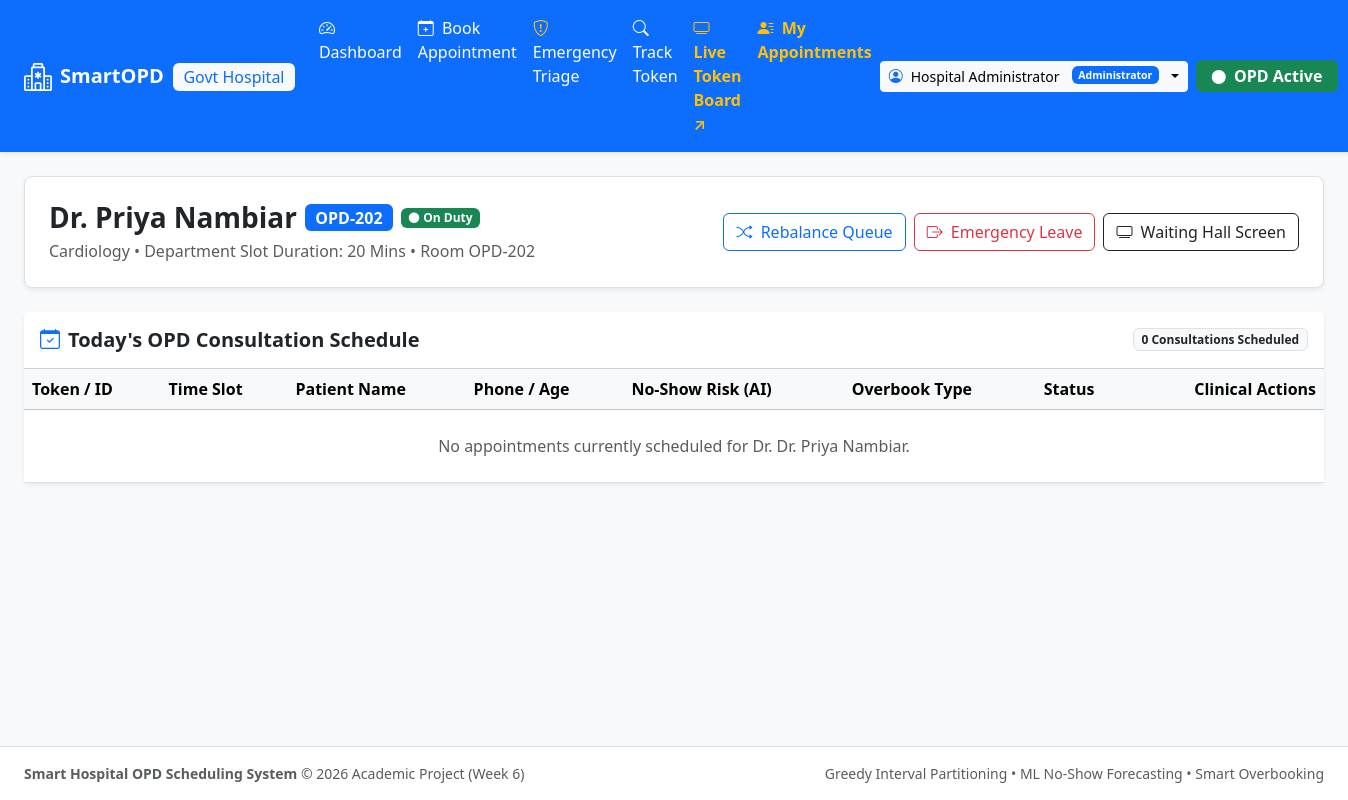
Page /doctor/4 (signed in) on the committed database.
### src/models.py (models this page shows, shortened)
class Doctor(Base):
    __tablename__ = "doctors"
    doctor_id = Column(Integer, primary_key=True, autoincrement=True)
    name = Column(String(120), nullable=False)
    specialization = Column(String(100), nullable=False, index=True)
    room_number = Column(String(20), nullable=False)
    max_daily_capacity = Column(Integer, default=30, nullable=False)
    is_available = Column(Boolean, default=True, nullable=False)
    dept_id = Column(Integer, ForeignKey("departments.dept_id"), nullable=False)
    department = relationship("Department", back_populates="doctors")
    slots = relationship("TimeSlot", back_populates="doctor", cascade="all, delete-orphan")
    appointments = relationship("Appointment", back_populates="doctor")
    triages = relationship("EmergencyTriage", back_populates="doctor")

class Department(Base):
    __tablename__ = "departments"
    dept_id = Column(Integer, primary_key=True, autoincrement=True)
    dept_name = Column(String(100), unique=True, nullable=False, index=True)
    default_slot_duration_mins = Column(Integer, default=15, nullable=False)
    floor_number = Column(Integer, default=1, nullable=False)
    doctors = relationship("Doctor", back_populates="department", cascade="all, delete-orphan")

### app.py (the view)
    @app.route("/doctor/<int:doctor_id>")
    def doctor_dashboard(doctor_id):
        user = session.get("user")
        patient = session.get("patient")
        if patient and not user:
            return render_template("404.html", message="Access Denied: Only clinical doctors and administrators can access consultation rooms."), 403
        if not user:
            return redirect(url_for("login", next=request.path))
        if user.get("role") not in ["Doctor", "Administrator"]:
            return render_template("404.html", message="Access Denied: Only clinical doctors and administrators can access consultation rooms."), 403
        if user.get("role") == "Doctor" and user.get("doctor_id") != doctor_id:
            return redirect(url_for("doctor_dashboard", doctor_id=user.get("doctor_id")))
        service = get_service()
        doctor = service.get_doctor_by_id(doctor_id)
        if not doctor:
            return render_template("404.html", message=f"Doctor with ID #{doctor_id} not found."), 404
        appointments = service.session.query(Appointment).filter(
            Appointment.doctor_id == doctor_id
        ).order_by(Appointment.slot_id).all()
        return render_template("doctor_dashboard.html", doctor=doctor, appointments=appointments)

### src/db.py (called while the page is built)
def get_session():
    return ScopedSession()

### src/services.py (called while the page is built, shortened)
    def seed_initial_data_if_empty(self):
        if self.session.query(Department).count() > 0:
            return

    def get_doctor_by_id(self, doctor_id: int) -> Optional[Doctor]:
        return self.session.query(Doctor).filter(Doctor.doctor_id == doctor_id).first()

### templates/doctor_dashboard.html (shortened to what this page needs)
{% extends "base.html" %}
{% block content %}
<div class="row mb-4">
    <div class="col-12">
        <div class="p-4 bg-white rounded-3 shadow-sm border d-flex justify-content-between align-items-center flex-wrap gap-3">
            <div>
                <div class="d-flex align-items-center gap-2 mb-1">
                    <h3 class="fw-bold mb-0 text-dark">{{ doctor.name }}</h3>
                    <span class="badge bg-primary fs-6">{{ doctor.room_number }}</span>
                    {% if doctor.is_available %}
                    <span class="badge bg-success"><i class="bi bi-circle-fill small me-1"></i>On Duty</span>
                    {% else %}
                    <span class="badge bg-danger">On Emergency Leave</span>
                    {% endif %}
                </div>
                <p class="text-muted mb-0">{{ doctor.specialization }} &bull; Department Slot Duration: {{ doctor.department.default_slot_duration_mins }} Mins &bull; Room {{ doctor.room_number }}</p>
            </div>
            <div class="d-flex gap-2 flex-wrap">
                <button class="btn btn-outline-primary" onclick="rebalanceQueue({{ doctor.dept_id }})">
                    <i class="bi bi-shuffle me-1"></i> Rebalance Queue
                </button>
                {% if doctor.is_available %}
                <button class="btn btn-outline-danger" onclick="triggerDoctorLeave({{ doctor.doctor_id }})">
                    <i class="bi bi-box-arrow-right me-1"></i> Emergency Leave
                </button>
                {% else %}
                <button class="btn btn-success fw-bold" onclick="markDoctorAvailable({{ doctor.doctor_id }})">
                    <i class="bi bi-check-circle-fill me-1"></i> Resume Duty (Mark Available)
                </button>
                {% endif %}
                <a href="{{ url_for('token_display') }}" target="_blank" class="btn btn-outline-dark">
                    <i class="bi bi-tv me-1"></i> Waiting Hall Screen
                </a>
            </div>
        </div>
    </div>
</div>
{% set active_appt = None %}
{% for a in appointments %}
    {% if a.status.value == 'IN_CONSULTATION' %}
        {% set active_appt = a %}
    {% endif %}
{% endfor %}
<div class="row">
    <div class="col-12">
        <div class="card shadow-sm border-0">
            <div class="card-header bg-white py-3 d-flex justify-content-between align-items-center flex-wrap gap-2">
                <h5 class="fw-bold mb-0"><i class="bi bi-calendar-check text-primary me-2"></i>Today's OPD Consultation Schedule</h5>
                <span class="badge bg-light text-dark border">{{ appointments|length }} Consultations Scheduled</span>
            </div>
            <div class="table-responsive">
                <table class="table table-hover align-middle mb-0">
                    <thead class="table-light">
                        <tr>
                            <th>Token / ID</th>
                            <th>Time Slot</th>
                            <th>Patient Name</th>
                            <th>Phone / Age</th>
                            <th>No-Show Risk (AI)</th>
                            <th>Overbook Type</th>
                            <th>Status</th>
                            <th class="text-end">Clinical Actions</th>
                        </tr>
                    </thead>
                    <tbody>
                        {% if appointments %}
                            {% for appt in appointments %}
                            <tr id="row-appt-{{ appt.appointment_id }}">
                                <td class="fw-bold font-monospace text-primary">#{{ appt.appointment_id }}</td>
                                <td>
                                    <span class="badge bg-light text-dark border">
                                        {{ appt.slot.start_time.strftime('%H:%M') }} - {{ appt.slot.end_time.strftime('%H:%M') }}
                                    </span>
                                </td>
                                <td class="fw-bold">{{ appt.patient.name }}</td>
                                <td class="text-muted small">{{ appt.patient.phone }} ({{ appt.patient.age }}y, {{ appt.patient.gender }})</td>
                                <td>
                                    {% set risk = (appt.predicted_no_show_prob * 100)|round(1) %}
                                    <a href="javascript:void(0)" onclick="openXAIModal({{ appt.appointment_id }}, '{{ appt.patient.name }}')" class="text-decoration-none">
                                        {% if risk >= 50 %}
                                        <span class="badge bg-danger-subtle text-danger border border-danger">{{ risk }}% High <i class="bi bi-question-circle ms-1"></i></span>
                                        {% elif risk >= 25 %}
                                        <span class="badge bg-warning-subtle text-warning border border-warning">{{ risk }}% Med <i class="bi bi-question-circle ms-1"></i></span>
                                        {% else %}
                                        <span class="badge bg-success-subtle text-success border border-success">{{ risk }}% Low <i class="bi bi-question-circle ms-1"></i></span>
                                        {% endif %}
                                    </a>
                                </td>
                                <td>
                                    {% if appt.is_secondary_overbook %}
                                    <span class="badge bg-warning text-dark"><i class="bi bi-layers-half me-1"></i> Overbook +1</span>
                                    {% else %}
                                    <span class="badge bg-light text-muted border">Primary</span>
                                    {% endif %}
                                </td>
                                <td>
                                    {% if appt.status.value == 'COMPLETED' %}
                                    <span class="badge bg-success">COMPLETED</span>
                                    {% elif appt.status.value == 'IN_CONSULTATION' %}
                                    <span class="badge bg-primary">IN CONSULTATION</span>
                                    {% elif appt.status.value == 'CHECKED_IN' %}
                                    <span class="badge bg-info text-dark">WAITING</span>
                                    {% elif appt.status.value == 'CANCELLED' %}
                                    <span class="badge bg-danger">CANCELLED</span>
                                    {% elif appt.status.value == 'NO_SHOW' %}
                                    <span class="badge bg-secondary">NO-SHOW</span>
                                    {% else %}
                                    <span class="badge bg-secondary">{{ appt.status.value }}</span>
                                    {% endif %}
                                </td>
                                <td class="text-end">
                                    <div class="btn-group btn-group-sm">
                                        {% if appt.status.value in ['BOOKED', 'CONFIRMED'] %}
                                        <button class="btn btn-outline-info" onclick="updateApptStatus({{ appt.appointment_id }}, 'CHECKED_IN')" title="Mark Patient Arrived">Check In</button>
                                        <button class="btn btn-primary" onclick="updateApptStatus({{ appt.appointment_id }}, 'IN_CONSULTATION')" title="Call Patient to Room">Call Room</button>
                                        {% elif appt.status.value == 'CHECKED_IN' %}
                                        <button class="btn btn-primary" onclick="updateApptStatus({{ appt.appointment_id }}, 'IN_CONSULTATION')" title="Call Patient to Room">Call Room</button>
                                        {% endif %}
                                        <button class="btn btn-outline-success" onclick="openPrescriptionModal({{ appt.appointment_id }}, '{{ appt.patient.name }}')" title="Prescription & Done">Rx</button>
                                        <button class="btn btn-outline-secondary" onclick="updateApptStatus({{ appt.appointment_id }}, 'NO_SHOW')" title="Mark No Show">Absent</button>
                                        <a href="/api/fhir/Appointment/{{ appt.appointment_id }}" target="_blank" class="btn btn-outline-dark" title="FHIR v4 JSON"><i class="bi bi-file-code"></i></a>
                                    </div>
                                </td>
                            </tr>
                            {% endfor %}
                        {% else %}
                            <tr>
                                <td colspan="8" class="text-center py-4 text-muted">
                                    No appointments currently scheduled for Dr. {{ doctor.name }}.
                                </td>
                            </tr>
                        {% endif %}
                    </tbody>
                </table>
            </div>
        </div>
    </div>
</div>
{% endblock %}

### static/css/style.css (style rules this page uses)
:root { --primary-color: #0d6efd; --success-color: #198754; --warning-color: #ffc107; --danger-color: #dc3545; --info-color: #0dcaf0; --card-shadow: 0 0.125rem 0.25rem rgba(0, 0, 0, 0.075); }
body { background-color: #f8fafc; color: #1e293b; font-family: system-ui, -apple-system, "Segoe UI", Roboto, "Helvetica Neue", Arial, sans-serif; }

### rows in the picture
Doctor: name "Dr. Priya Nambiar", room_number "OPD-202", specialization "Cardiology"
Department: department.default_slot_duration_mins "20"

### other values in the picture
{{ session['user'].get('name', 'Staff') }} "Hospital Administrator"
{{ session['user'].get('role', 'Staff') }} "Administrator"
{{ appointments|length }} "0"
